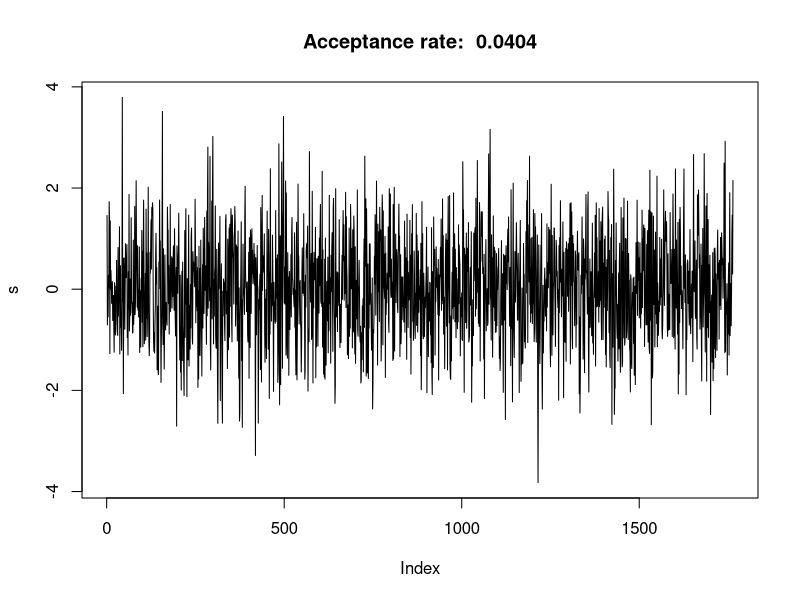
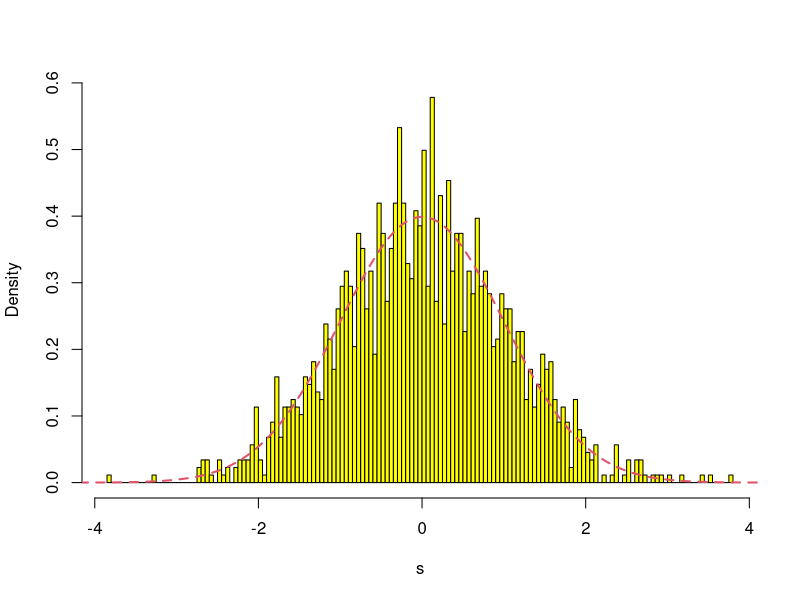
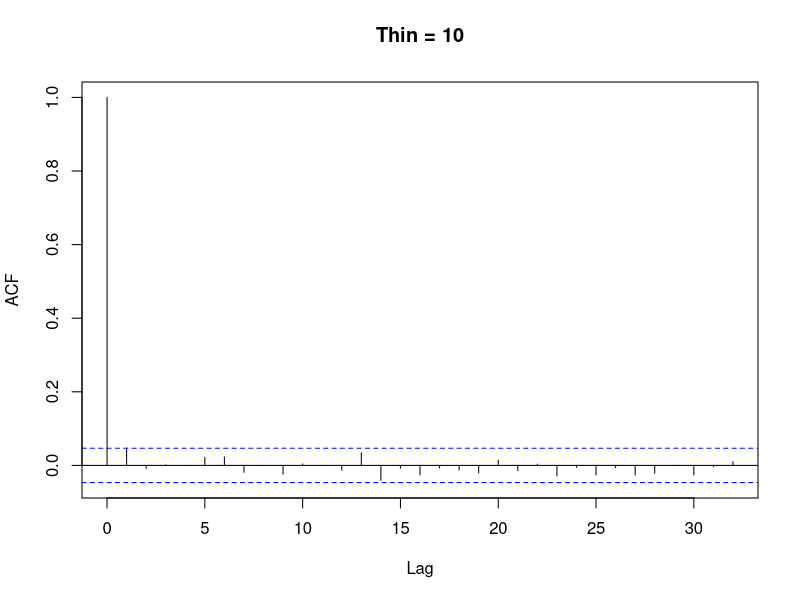

Write the R code that produced these figures, in order.
dev.off()
rm(list = ls())

start = Sys.time()
MH = function(joint, initial, samplesize = 10000, stepsize = seq(1,1,l=length(initial)), burn_in = 4000, thin = 1, sim = F, pause = 0.5, jumper = c(samplesize,1), roi = c(-20,20)) {
  # An Metropolis Hastings sampling algorithm. Its main advantage is the plot function to see what is happening.
  # Input:  joint -       joint distribution to be samped
  #         initial -     intial value for the Metropolis Algorithm. Also indicates the dimensionality of the pdf
  #         samplesize -  Desired samplesize, has to be increased if thin != 1.
  #         stepsize -    Used standard deviation for the Gaussian candidate generating function
  #         burn_in -     Number of samples you want to discard in the beginning until the algorithm hopefully converges
  #                       Does not affect samplesize
  #         thin -        Thinning parameter, integer value
  #         sim -         True if the sample process should be shown
  #         pause -       Only relevant if sim = T; How long in seconds beofre a new frame is shown
  #         jumper -      Only relevant if sim = T; Tuple of integers, first number indicates how many samples should be drawn,
  #                       second value declares how many values should be left out before next values are simulated.
  #                       Shows different stages of the sampling
  #         roi -         Only relevant if sim = T; In which region the joint density is relevant
  #         
  # Output: sample - vector of samples with length samplesize/thin
  #         acc - acceptance rate of the algorithm
  
  nr_param = length(initial) #dimensionality of the problem
  samples = matrix(0, nrow = samplesize/thin, ncol = nr_param) #rows are different variables, columns are the samples
  tmp = initial #saves last accepted sample for the next step
  user_pause = pause #Saved for simulation later
  changer = F #Variable to make jumper cahnge possible
  
  #candidate generating function is by default multivariate normal
  proposal = function(theta) {
    rnorm(n = nr_param, mean = theta, sd = stepsize)
  }
  
  #candidate generating function, independence chain
  # proposal = function(theta) {
  #   runif(1, -20,250)
  # }
  symmetric = T #Saves calculation time if symmetric candidate genrating function is used (like Gaussian)
  
  x = seq(roi[1],roi[2],length.out = 100) #needed for plotting the candidate generating function
  counter = counter2 = counter3 = 0 #counter: to calculate acceptance rate; counter2 and counter 3 handle the jumper possibility
  ask1 = T #Variables to correspond to users opinion if the jumper should go on
  ask2 = F
  plotlast = 1000 #to save computational time, for the traceplot only the last samples are shown
  par(mfrow=c(1,2))
  
  for (i in -burn_in:samplesize) {
    proposal_val = proposal(tmp) #generate proposal
    
    #calculation of step probability
    if (symmetric) {
      acc = joint(proposal_val)/joint(tmp)
    }
    else {
      acc = joint(proposal_val)/joint(tmp) * dnorm(tmp, mean = proposal_val, sd = stepsize)/dnorm(proposal_val, mean = tmp, sd = stepsize)
    }
    
    #Draw new random uniform to compare with acc
    randunif = runif(1)
    new = randunif < acc
    if (new) {
      tmp2 = tmp
      tmp = proposal_val #proposal gets promoted to new position for the next draw
      if (i > 0 && (i %% thin == 0)) { #Burn_in is over and thinning condition fullfilled
        counter = counter + 1
        samples[i / thin, ] = proposal_val
      }
    }
    else if (i > 0 && (i %% thin == 0)) {
      tmp2 = tmp
      samples[i / thin, ] = tmp #old value is taken again
    }
    
    #The actual algorithm is done, now comes the plotting part.
    
    if (sim && nr_param == 1 && i > 0 && i %% thin == 0) { #Only one dimensional distributions are plotted, no burn_in
      if ((counter2 == 0) && (counter3 == 0)) {
        if (ask1 && ask2) {
          answer = readline(prompt = "Speed up? [Y / N / Never / Finish / Change] ")
          if (answer == "Y" || answer == "y") {
            pause = 0.005
          }
          else if (answer == "N" || answer == "n") {
            pause = user_pause
          }
          else if (answer == "Never" || answer == "never") {
            ask1 = F
          }
          else if (answer == "Finish" || answer == "finish" || answer == "f") {
            sim = F
          }
          else if (answer == "Change" || answer == "changer" || answer == "c") {
            changer = T
          }
        }
        
        if (changer) {
          jumper[1] = as.integer(readline(prompt = "Steps drawn: "))
          jumper[2] = as.integer(readline(prompt = "Steps left out: "))
        }
        counter2 = jumper[2]
        counter3 = jumper[1]
        ask2 = T
        changer = F
      }
      if(counter3 != 0) {
        counter3 = counter3 - 1
      }
      else if (counter2 != 0) {
        counter2 = counter2 - 1
        next()
      }
      
      
      if (new) color = "green" #color for accepted value is green
      else color = 2 #color for denied value is red
      plot(1, 1, xlim = c(1,samplesize), ylim = c(x[1], x[length(x)]), type = "n", main = paste("n = ",i, "acc = ", round(counter/i, digits = 3)))
      lines(-dnorm(x, mean = tmp2, sd = stepsize)*samplesize-i+samplesize, x, type = "l") #density function
      lines(-dnorm(x, mean = 0, sd = 1)*samplesize-i+samplesize, x, lty = 2, col = 6) #density function
      lines(c(0,samplesize), c(proposal_val, proposal_val), col = color) #line through the current proposal
      lines(c(0,samplesize), c(tmp2, tmp2), col = 1) #line through the last accepted point
      lines(c(0, samplesize), c(0,0))
      #Traceplot
      if (i < plotlast+1) {
        points(seq(samplesize, samplesize-i+1), samples[1:i, ]) 
      }
      else {
        points(seq(samplesize, samplesize-i+1)[(i-plotlast):i], samples[(i-plotlast):i, ])
      }
      #Histogram of the samples
      barplot(hist(samples[1:(i/thin), ], plot = F, breaks = 20, prob = T)$counts, horiz = T, col = "yellow", main = paste("Prob = ", round(acc, 4), "Uniform = ", round(randunif, 4)))
      
      Sys.sleep(pause)
    }
  }
  dev.off()
  return(list(sample = samples, acc = counter/samplesize))
}

if (T) {
  
  f = function(x) {
    0.25*(dnorm(x, mean = 12, sd = 20) + dnorm(x, mean = -10, sd = 2) + dnorm(x, mean = 200, sd = 5) + dgamma(x-150, shape = 3, rate = 0.2))
  }
  roi = c(-20, 250)
  
  f = function(x) {
    dnorm(x, mean = 0, sd = 1)
  }
  roi = c(-5,5)
  
  sample = MH(joint = f, initial = 1, samplesize = 30000, stepsize = 1, sim = F, pause = 5, burn_in = 0, jumper = c(10,0), thin = 17, roi = roi)
  sample$acc
  s = sample$sample
  plot(s, type = "l", main = paste("Acceptance rate: ",sample$acc))
  hist(s, probability = T, col = "yellow", breaks = 130, main = "")
  roi = seq(roi[1], roi[2], 0.01)
  lines(roi, f(roi), col = 2, lwd = 2, lty = 2)
  acf(s, main = "Thin = 10")
  mean(s)
  # (12 - 10 + 200 + 150+3/0.2) /4
  
  Sys.time() - start
}

